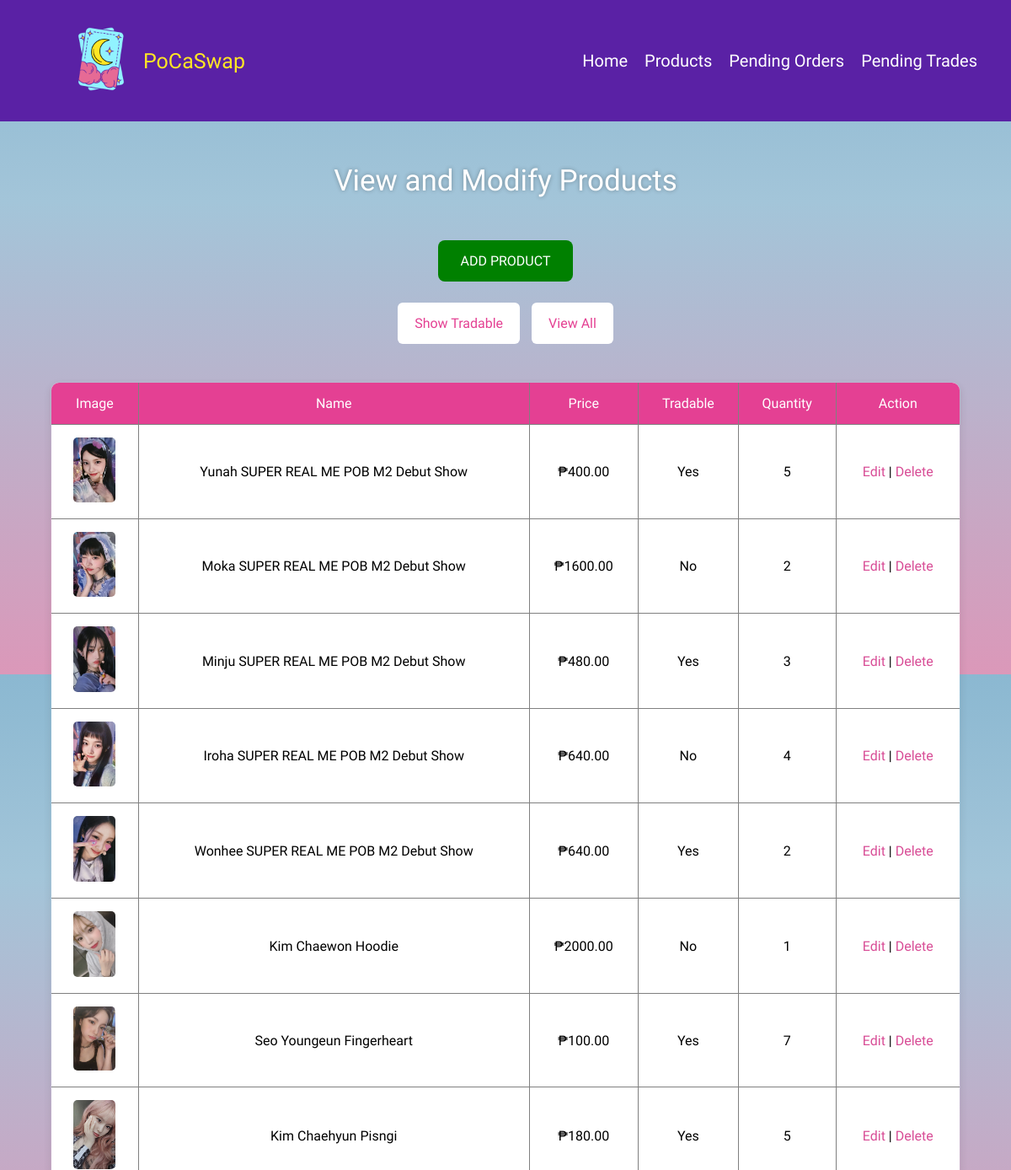
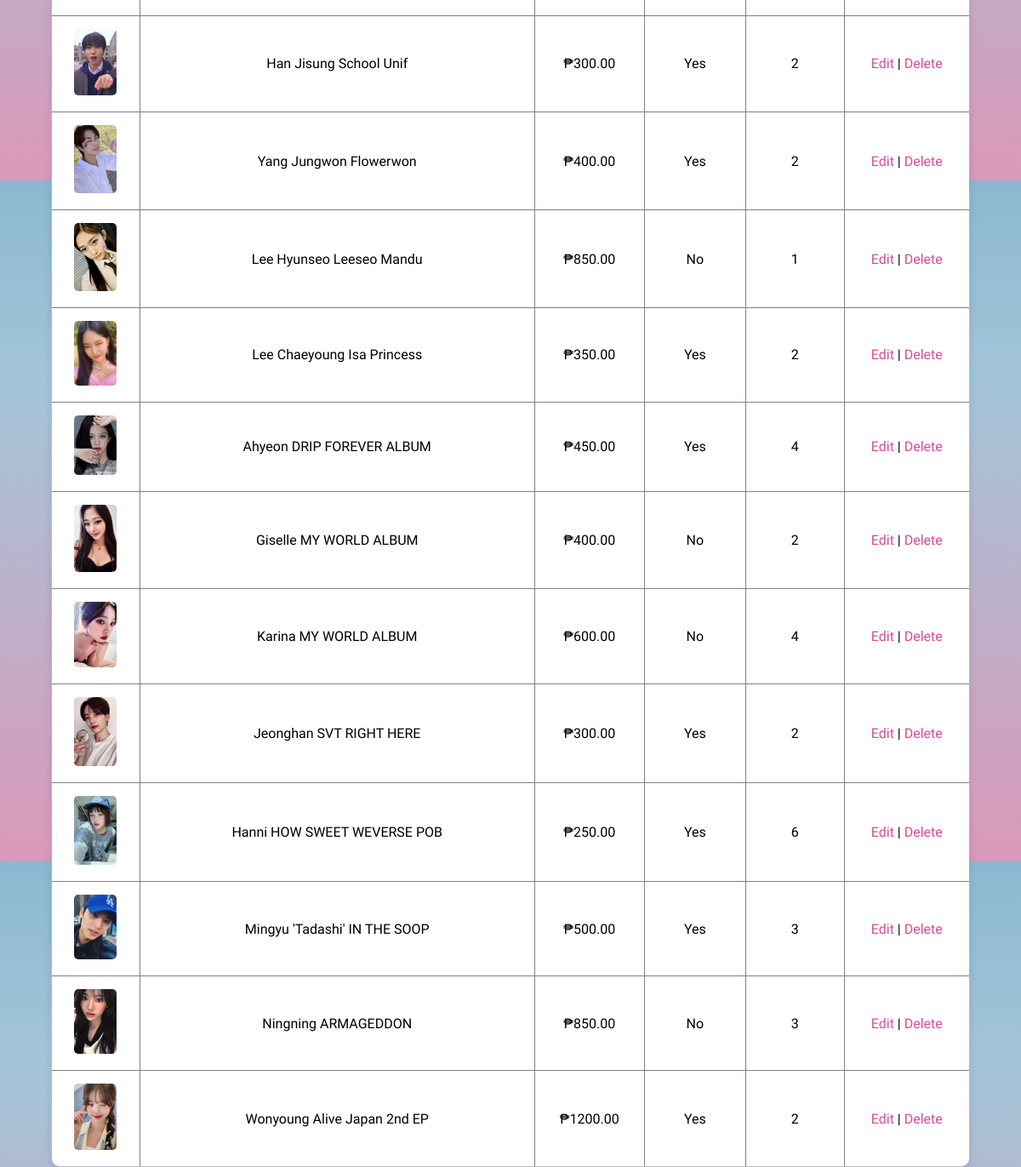
/admin/products.php (signed in), run on the app's committed database (2 pictures, top to bottom).
### tables this page shows
CREATE TABLE `products` (
  `Product_ID` int(10) UNSIGNED NOT NULL,
  `Product_Image` varchar(255) NOT NULL,
  `Photocard_Title` varchar(255) NOT NULL,
  `Description` text NOT NULL,
  `Price` decimal(10,2) NOT NULL,
  `Quantity` int(11) NOT NULL,
  `Tradable` tinyint(1) NOT NULL
);

### admin/products.php (the view, shortened to what this page needs)
<?php
include 'connection.php';
$filter = isset($_GET['filter']) ? $_GET['filter'] : 'all';
$next_filter = ($filter == 'tradable') ? 'non-tradable' : 'tradable';
$toggle_label = ($filter == 'tradable') ? 'Show Non-Tradable' : 'Show Tradable';
if ($filter == 'tradable') {
    $stmt = $conp->prepare("SELECT * FROM products WHERE Tradable = 1");
} elseif ($filter == 'non-tradable') {
    $stmt = $conp->prepare("SELECT * FROM products WHERE Tradable = 0");
} else {
    $stmt = $conp->prepare("SELECT * FROM products");
}
$stmt->execute();
$products = $stmt->get_result();
?>
<!DOCTYPE html>
<html lang="en">
<head>
    <link rel="stylesheet" href="../css/view_products.css">
</head>
<body>
    <div class="header">
        <div class="logo">
        <a href="../index.php">
            <img src="../images/PoCaSwap Logo.png" alt="Logo">
        </a>
            <div class="title">
                <span>PoCaSwap</span>
            </div>
        </div>
        <div class="nav">
            <a href="dashboard.php">Home</a>
            <a href="products.php">Products</a>
            <a href="orders.php">Pending Orders</a>
            <a href="pending_trades.php">Pending Trades</a>
        </div>
        </div>
    <h2>View and Modify Products</h2>
    <div class = "container">
        <a href="add_product.php" class="add-btn">Add Product</a>
    </div>
    <div class="filter-buttons">
        <button onclick="toggleFilter('<?= $next_filter ?>')"><?= $toggle_label ?></button>
        <button onclick="filterProducts('all')">View All</button>
    </div>
    <table border="1">
        <thead>
            <tr>
                <th>Image</th>
                <th>Name</th>
                <th>Price</th>
                <th>Tradable</th>
                <th>Quantity</th>
                <th>Action</th>
            </tr>
        </thead>
        <tbody>
            <?php while ($row = $products->fetch_assoc()): ?>
            <tr>
                <td><img src="../products/<?= !empty($row['Product_Image']) ? $row['Product_Image'] : 'default.png' ?>" width="50"></td>
                <td><?= $row['Photocard_Title'] ?></td>
                <td>&#8369;<?= $row['Price'] ?></td>
                <td><?= $row['Tradable'] ? 'Yes' : 'No' ?></td>
                <td><?= $row['Quantity'] ?></td>
                <td>
                    <a href="edit_product.php?id=<?= $row['Product_ID'] ?>">Edit</a> |
                    <a href="#" onclick="confirmDelete(<?= $row['Product_ID'] ?>)">Delete</a>
                </td>
            </tr>
            <?php endwhile; ?>
        </tbody>
    </table>
</body>
</html>

### css/view_products.css (style rules this page uses)
body { margin: 0; font-family: 'Changa One', sans-serif; text-align: center; background: linear-gradient(to top, #db98b9, #A3C5D9 70%, #8bb8d1); height: 100vh; display: flex; flex-direction: column; }
.header { background: #5a21a5; padding: 20px; display: flex; align-items: center; justify-content: space-between; }
.logo { display: flex; align-items: center; }
.logo img { height: 100px; padding-left: 50px; }
.title { font-family: 'Climate Crisis', sans-serif; color: #FFE624; font-size: 25px; }
.nav { display: flex; gap: 20px; }
.nav a { color: white; text-decoration: none; font-size: 20px; }
.nav a:last-child { padding-right: 20px; }
h2 { margin: 50px 0 50px 0; color: white; font-size: 35px; font-weight: normal; text-shadow: 0 0 5px rgba(0, 0, 0, 0.3); }
.container { display: flex; justify-content: center; align-items: center; width: 100%; }
.add-btn { display: inline-block; width: 120px; text-align: center; padding: 15px 20px; background-color: green; text-transform: uppercase; color: #fff; text-decoration: none; font-weight: normal; border-radius: 8px; transition: all 0.3s ease-in-out; }
.filter-buttons { margin: 20px 0; }
.filter-buttons button { padding: 10px 15px; margin: 5px; font-size: 14px; font-weight: bold; border: none; border-radius: 6px; cursor: pointer; transition: all 0.3s ease-in-out; }
.filter-buttons button:first-child { background-color: #fff; color: #E44093; padding: 15px 20px; font-family: 'Changa One'; font-weight: normal; font-size: 16px; }
.filter-buttons button:last-child { background-color: #fff; color: #E44093; padding: 15px 20px; font-family: 'Changa One'; font-weight: normal; font-size: 16px; }
table { width: 90%; margin: 20px auto; border-collapse: collapse; box-shadow: 0 4px 10px rgba(0, 0, 0, 0.1); border-radius: 10px; overflow: hidden; color: #000; }
th, td { padding: 15px; text-align: center; }
th { background-color: #E44093; color: white; font-weight: normal; }
tr { background-color: #fff; transition: background 0.3s ease-in-out; }
td img { width: 50px; height: auto; border-radius: 5px; }
td a { color: #d84d96; text-decoration: none; transition: color 0.3s ease-in-out; }

### data on the page
products: Product_Image (picture), Photocard_Title "Yunah SUPER REAL ME POB M2 Debut Show", Price "400.00", Tradable "Yes", Quantity "5"
products: Product_Image (picture), Photocard_Title "Moka SUPER REAL ME POB M2 Debut Show", Price "1600.00", Tradable "No", Quantity "2"
products: Product_Image (picture), Photocard_Title "Minju SUPER REAL ME POB M2 Debut Show", Price "480.00", Tradable "Yes", Quantity "3"
products: Product_Image (picture), Photocard_Title "Iroha SUPER REAL ME POB M2 Debut Show", Price "640.00", Tradable "No", Quantity "4"
products: Product_Image (picture), Photocard_Title "Wonhee SUPER REAL ME POB M2 Debut Show", Price "640.00", Tradable "Yes", Quantity "2"
products: Product_Image (picture), Photocard_Title "Kim Chaewon Hoodie", Price "2000.00", Tradable "No", Quantity "1"
products: Product_Image (picture), Photocard_Title "Seo Youngeun Fingerheart", Price "100.00", Tradable "Yes", Quantity "7"
products: Product_Image (picture), Photocard_Title "Kim Chaehyun Pisngi", Price "180.00", Tradable "Yes", Quantity "5"
products: Product_Image (picture), Photocard_Title "Han Jisung School Unif", Price "300.00", Tradable "Yes", Quantity "2"
products: Product_Image (picture), Photocard_Title "Yang Jungwon Flowerwon", Price "400.00", Tradable "Yes", Quantity "2"
products: Product_Image (picture), Photocard_Title "Lee Hyunseo Leeseo Mandu", Price "850.00", Tradable "No", Quantity "1"
products: Product_Image (picture), Photocard_Title "Lee Chaeyoung Isa Princess", Price "350.00", Tradable "Yes", Quantity "2"
products: Product_Image (picture), Photocard_Title "Ahyeon DRIP FOREVER ALBUM", Price "450.00", Tradable "Yes", Quantity "4"
products: Product_Image (picture), Photocard_Title "Giselle MY WORLD ALBUM", Price "400.00", Tradable "No", Quantity "2"
products: Product_Image (picture), Photocard_Title "Karina MY WORLD ALBUM", Price "600.00", Tradable "No", Quantity "4"
products: Product_Image (picture), Photocard_Title "Jeonghan SVT RIGHT HERE", Price "300.00", Tradable "Yes", Quantity "2"
products: Product_Image (picture), Photocard_Title "Hanni HOW SWEET WEVERSE POB", Price "250.00", Tradable "Yes", Quantity "6"
products: Product_Image (picture), Photocard_Title "Mingyu 'Tadashi' IN THE SOOP", Price "500.00", Tradable "Yes", Quantity "3"
products: Product_Image (picture), Photocard_Title "Ningning ARMAGEDDON", Price "850.00", Tradable "No", Quantity "3"
products: Product_Image (picture), Photocard_Title "Wonyoung Alive Japan 2nd EP", Price "1200.00", Tradable "Yes", Quantity "2"

### other printed values
$toggle_label "Show Tradable"
